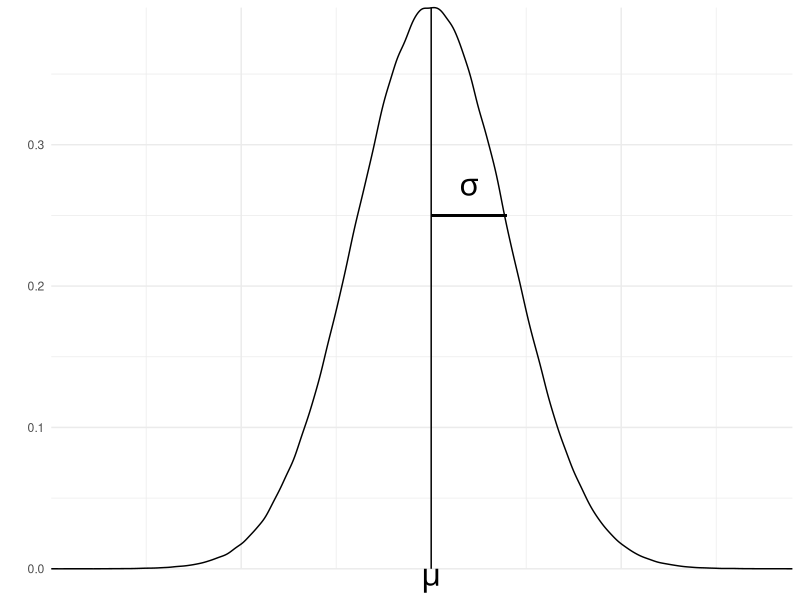
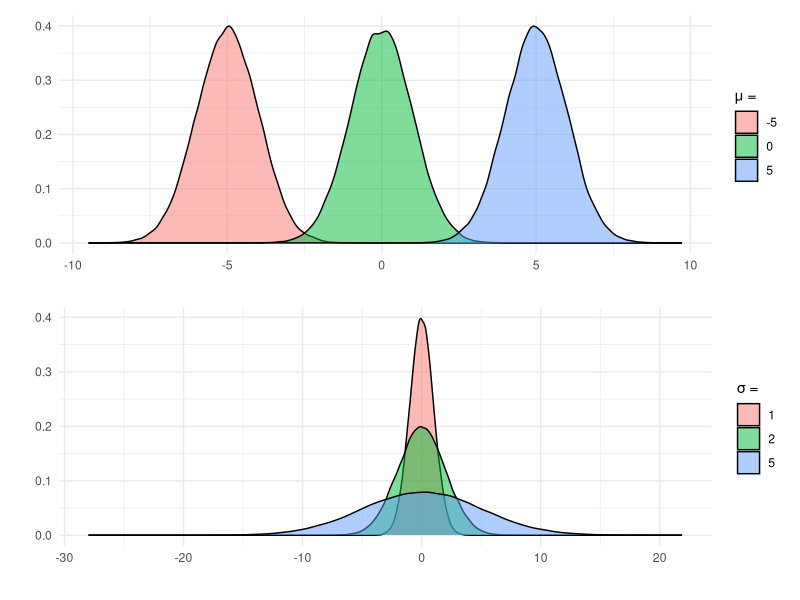
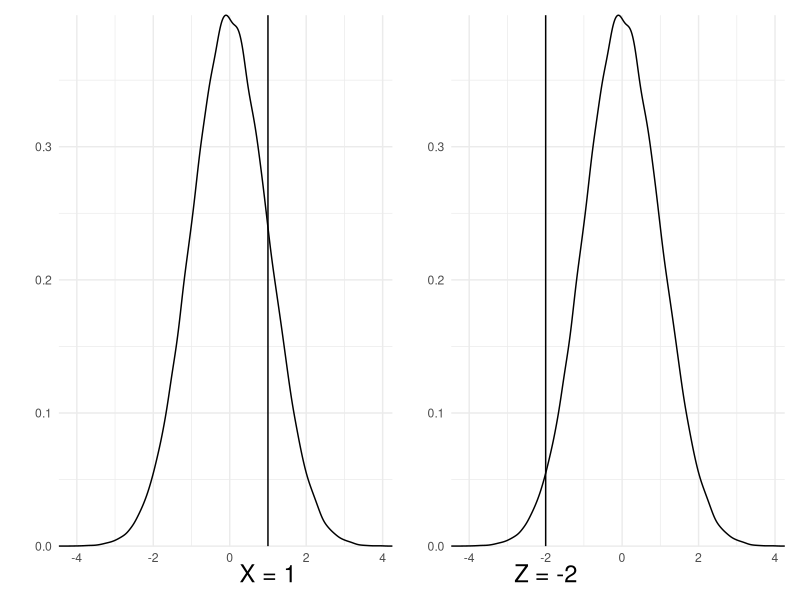

These charts were generated, in order, by the following R code:
## ---- chunk 1
knitr::opts_chunk$set(echo = TRUE)
knitr::opts_chunk$set(cache=TRUE)
knitr::opts_chunk$set(fig.align='center', out.width="63%", warning=FALSE, fig.retina=3)
## ---- chunk 2
#install.packages( 'tidyverse' )
#install.packages( 'readxl' )

library( tidyverse, quietly=T, warn.conflicts = F )
library( knitr, quietly=T, warn.conflicts = F )
library( readxl, quietly=T, warn.conflicts = F )
#library( tufte, quietly=T, warn.conflicts = F )
#library( quantmod, quietly=T, warn.conflicts = F )
library( patchwork )

## ---- chunk 3
hook1 <- function(x){ gsub("```\n*```r*\n*", "", x) }
hook2 <- function(x){ gsub("```\n+```\n", "", x) }
knit_hooks$set(document = hook2)
## ---- chunk 4
a <- rnorm(1000000, 0, 1)
par(mar=c(2,2,2,2))
a %>% 
   as.data.frame() %>% 
   ggplot(aes(x=.)) +
   geom_density() +
   geom_vline(xintercept=0)+
   geom_segment(aes(x = 0, y = 0.25, xend = 0.99, yend = 0.25))+
   annotate("text", label="")+
   xlab("") +
   ylab("") +
   theme_minimal()+
   theme(axis.text.x=element_blank(),
        axis.ticks.x=element_blank())+
   annotate("text", x=0, y=0, label=expression(mu), vjust=1, size=8)+
   annotate("text", x=0.5, y=0.27, label=expression(sigma), size=8)+
   coord_cartesian(expand=F, clip = "off") # added clip = "off"

## ---- chunk 5
a <- rnorm(100000, 0, 1)
b <- rnorm(100000, 5, 1)
c <- rnorm(100000, -5, 1)

mu.df <- data.frame(cbind(rep(c(0,5,-5), each=100000), c(a,b,c)))

mu.df <- mu.df %>% 
   mutate(X1 = factor(X1))

par(mar=c(2,2,2,2))

mu.p <- mu.df %>% 
   #as.data.frame() %>% 
   ggplot(aes(x=X2, fill=X1)) +
   geom_density(alpha=0.5) +
   xlab("") +
   ylab("") +
   theme_minimal()+
   guides(fill=guide_legend(title="μ = "))

d <- rnorm(100000, 0, 1)
e <- rnorm(100000, 0, 2)
f <- rnorm(100000, 0, 5)

sig.df <- data.frame(cbind(rep(c(1,2,5), each=100000), c(d,e,f)))

sig.df <- sig.df %>% 
   mutate(X1 = factor(X1))

par(mar=c(2,2,2,2))

sig.p <- sig.df %>% 
   #as.data.frame() %>% 
   ggplot(aes(x=X2, fill=X1)) +
   geom_density(alpha=0.5) +
   xlab("") +
   ylab("") +
   theme_minimal()+
   guides(fill=guide_legend(title="σ = "))

mu.p/sig.p

## ---- chunk 6
a <- rnorm(100000, 0, 1)

#par(mar=c(2,2,2,2))

p1 <- a %>% 
   as.data.frame() %>% 
   ggplot(aes(x=.)) +
   geom_density() +
   geom_vline(xintercept=1)+
   xlab("") +
   ylab("") +
   theme_minimal()+
   annotate("text", x=1, y=0, label="X = 1", vjust=2, size=6)+
   coord_cartesian(expand=F, clip = "off")

p2 <- a %>% 
   as.data.frame() %>% 
   ggplot(aes(x=.)) +
   geom_density() +
   geom_vline(xintercept=-2)+
   xlab("") +
   ylab("") +
   theme_minimal()+
   annotate("text", x=-2, y=0, label="Z = -2", vjust=2, size=6)+
   coord_cartesian(expand=F, clip = "off")


p1|p2
